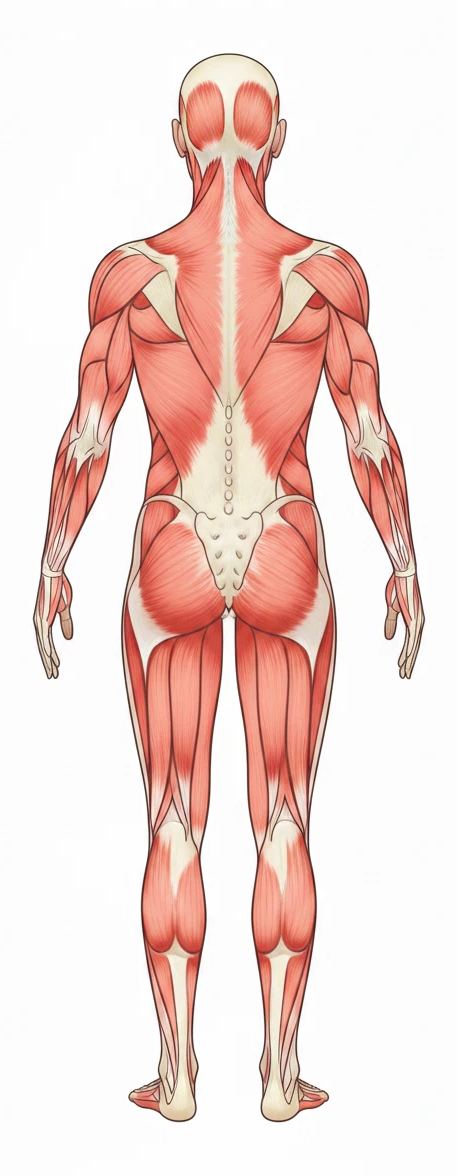
#> input picture assets/images/anatomical-back.png, 457 x 1176 px; its folder holds only this picture in this run
$ python crop_anatomy_assets.py
#> lines starting #> are read from the running program, lines starting #| are printed output that depends on the picture; after the words box and inside, x2 and y2 are one past the last pixel; in counts of white or black regions, pixels touching at a corner belong together
from pathlib import Path
from PIL import Image, ImageChops

assets = Path(__file__).resolve().parents[1] / "assets" / "images"
for path in sorted(assets.glob("anatomical-*.png")):
    with Image.open(path).convert("RGB") as image:
#> image is the input picture: PIL image 457x1176 RGB; mean R, G, B 240.4, 216.5, 210.7
        background = Image.new("RGB", image.size, "white")
#> background: PIL image 457x1176 RGB; every value is 255
        diff = ImageChops.difference(image, background)
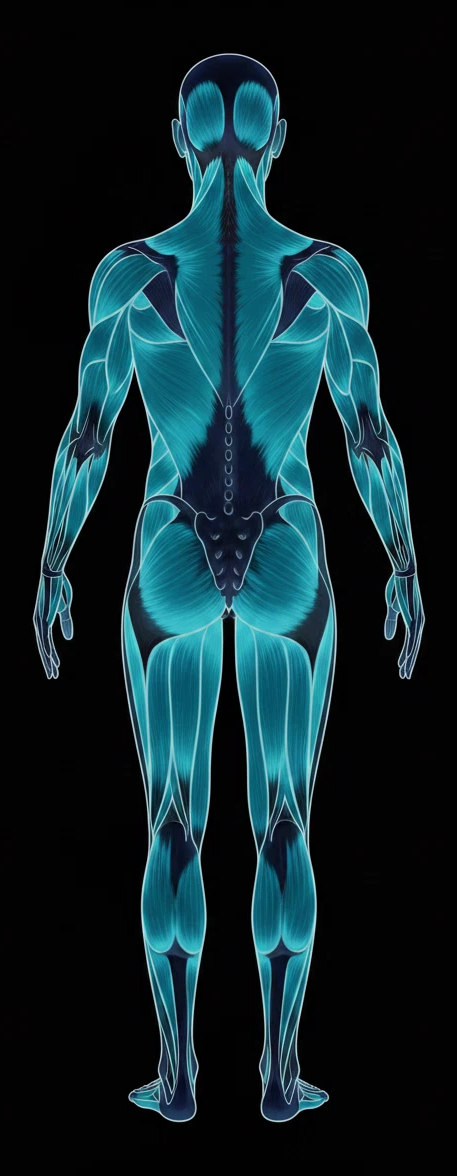
#> diff: PIL image 457x1176 RGB; mean R, G, B 14.6, 38.5, 44.3
        mask = diff.convert("L").point(lambda value: 255 if value > 12 else 0)
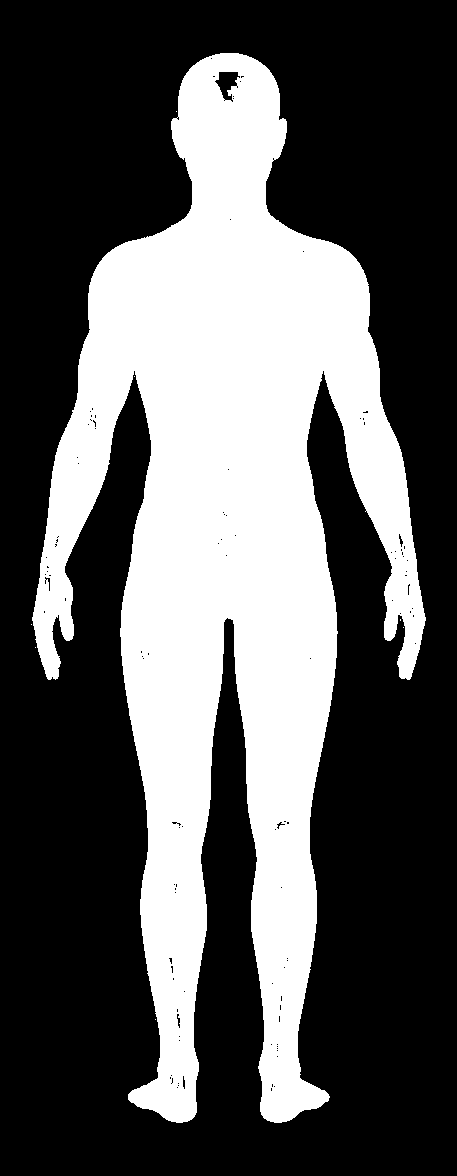
#> mask: PIL image 457x1176 L; 34.9% white; 8 white regions (7 under 20 px), largest, box (x1, y1, x2, y2) and area: (32, 53, 426, 1123) 187782
        bbox = mask.getbbox()
#> bbox = (31, 53, 426, 1123)
        if bbox is None:
            continue
        left, top, right, bottom = bbox
#> left = 31; top = 53; right = 426; bottom = 1123
        margin_x = max(12, int((right - left) * 0.08))
#> margin_x = 31
        margin_y = max(12, int((bottom - top) * 0.05))
#> margin_y = 53
        left = max(0, left - margin_x)
#> left = 0
        top = max(0, top - margin_y)
#> top = 0
        right = min(image.width, right + margin_x)
#> right = 457
        bottom = min(image.height, bottom + margin_y)
#> bottom = 1176
        cropped = image.crop((left, top, right, bottom))
        cropped.save(path, format="PNG", optimize=True)
        print(f"cropped {path.name}: {cropped.size}")
#| cropped anatomical-back.png: (457, 1176)

$ run again, on assets/images/anatomical-front.png
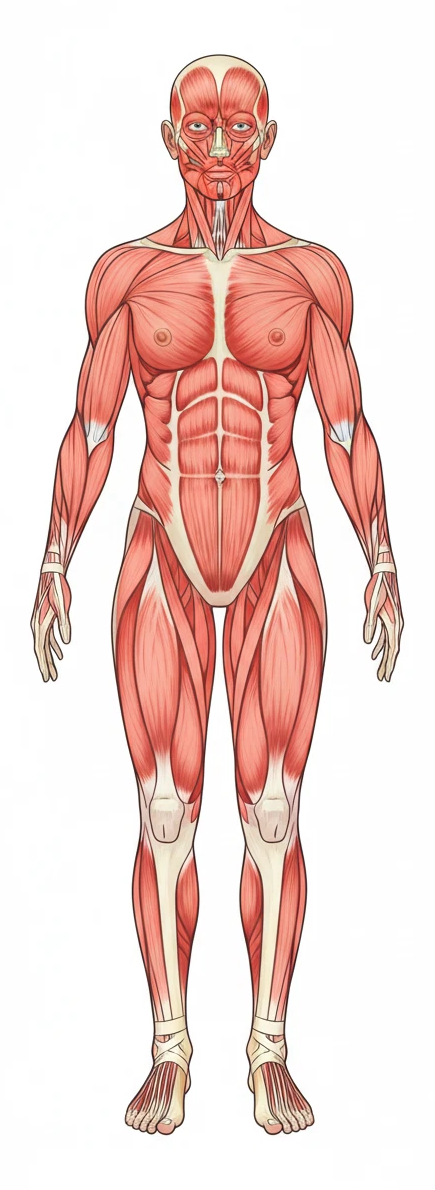
#> input picture assets/images/anatomical-front.png, 435 x 1190 px
#> image is the input picture: PIL image 435x1190 RGB; mean R, G, B 238.9, 212, 206.4
#> background: PIL image 435x1190 RGB; every value is 255
#> `diff = ImageChops.difference(image, background)`:
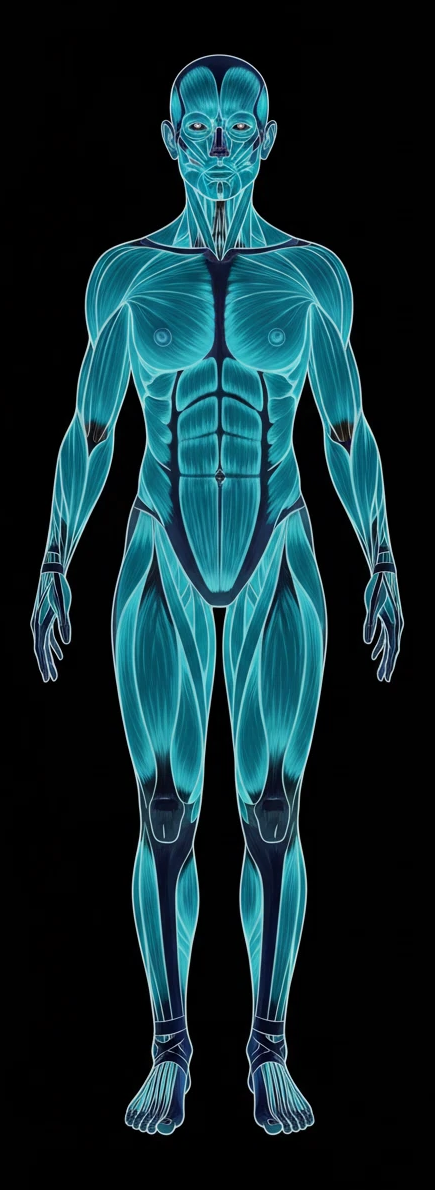
#> diff: PIL image 435x1190 RGB; mean R, G, B 16.1, 43, 48.6
#> `mask = diff.convert("L").point(lambda value: 255 if value > 12 else 0)`:
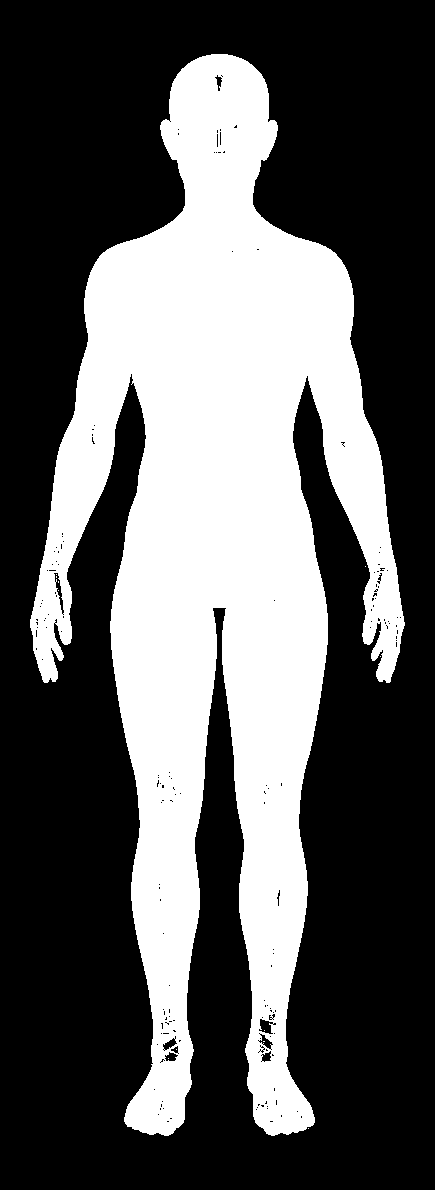
#> mask: PIL image 435x1190 L; 35.9% white; 12 white regions (11 under 20 px), largest, box (x1, y1, x2, y2) and area: (30, 54, 405, 1136) 185689
#> bbox = (30, 54, 405, 1136)
#> `left, top, right, bottom = bbox`: left = 30; top = 54; right = 405; bottom = 1136
#> margin_x = 30
#> margin_y = 54
#> `left = max(0, left - margin_x)`: left = 0
#> `right = min(image.width, right + margin_x)`: right = 435
#> `bottom = min(image.height, bottom + margin_y)`: bottom = 1190
#| cropped anatomical-front.png: (435, 1190)

$ run again, on assets/images/anatomical-left-profile.png
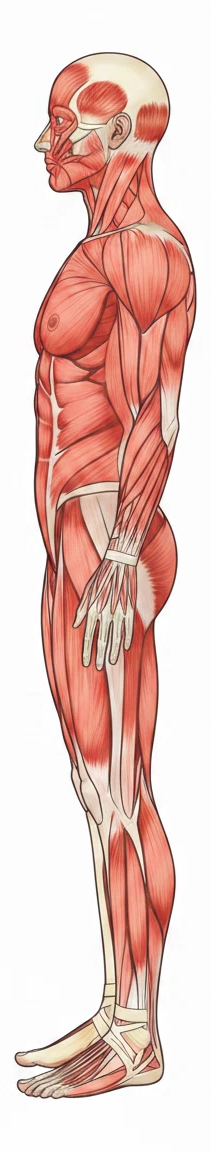
#> input picture assets/images/anatomical-left-profile.png, 211 x 1152 px
#> image is the input picture: PIL image 211x1152 RGB; mean R, G, B 230.6, 197.1, 189.6
#> background: PIL image 211x1152 RGB; every value is 255
#> `diff = ImageChops.difference(image, background)`:
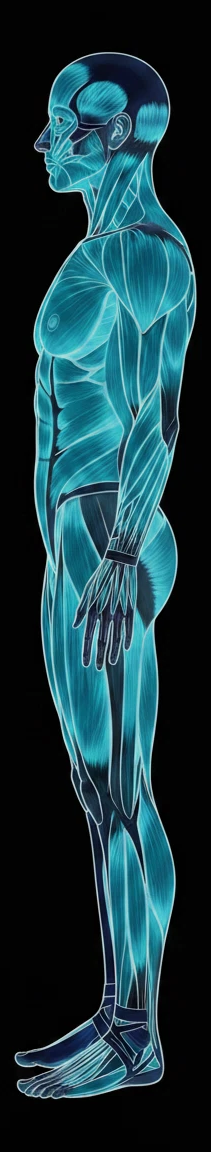
#> diff: PIL image 211x1152 RGB; mean R, G, B 24.4, 57.9, 65.4
#> `mask = diff.convert("L").point(lambda value: 255 if value > 12 else 0)`:
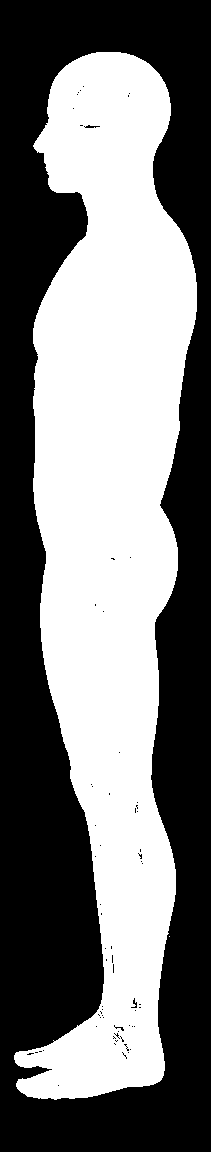
#> mask: PIL image 211x1152 L; 47.1% white; 2 white regions (1 under 20 px), largest, box (x1, y1, x2, y2) and area: (14, 52, 197, 1100) 114505
#> bbox = (14, 52, 197, 1100)
#> `left, top, right, bottom = bbox`: left = 14; top = 52; right = 197; bottom = 1100
#> margin_x = 14
#> margin_y = 52
#> `left = max(0, left - margin_x)`: left = 0
#> `right = min(image.width, right + margin_x)`: right = 211
#> `bottom = min(image.height, bottom + margin_y)`: bottom = 1152
#| cropped anatomical-left-profile.png: (211, 1152)
